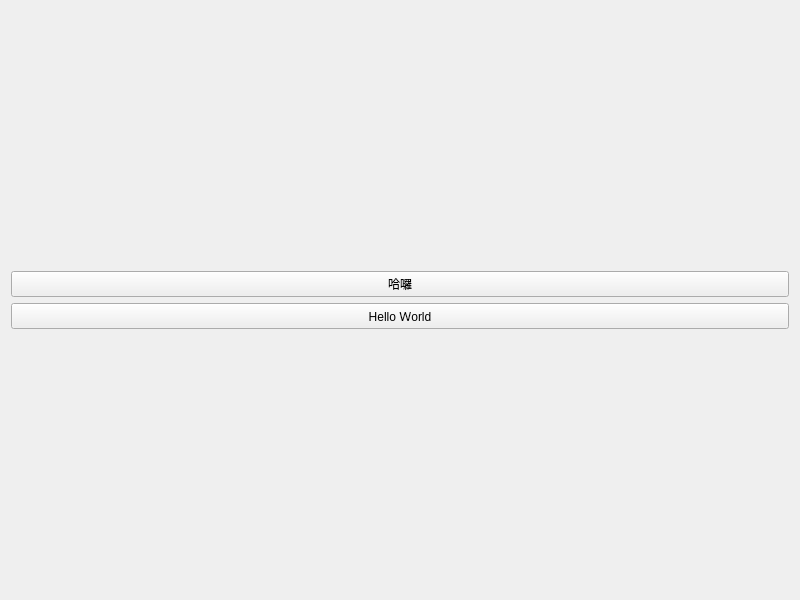
<?xml version="1.0" encoding="UTF-8"?>
<ui version="4.0">
 <class>DesignWidget</class>
 <widget class="QWidget" name="DesignWidget">
  <property name="geometry">
   <rect>
    <x>0</x>
    <y>0</y>
    <width>800</width>
    <height>600</height>
   </rect>
  </property>
  <property name="windowTitle">
   <string>DesignWidget</string>
  </property>
  <layout class="QVBoxLayout" name="verticalLayout_2">
   <item>
    <layout class="QVBoxLayout" name="verticalLayout">
     <item>
      <widget class="QPushButton" name="pushButton">
       <property name="text">
        <string>哈囉</string>
       </property>
      </widget>
     </item>
     <item>
      <widget class="QPushButton" name="pushButton_2">
       <property name="text">
        <string>Hello Ｗorld</string>
       </property>
      </widget>
     </item>
    </layout>
   </item>
  </layout>
 </widget>
 <resources/>
 <connections/>
</ui>
